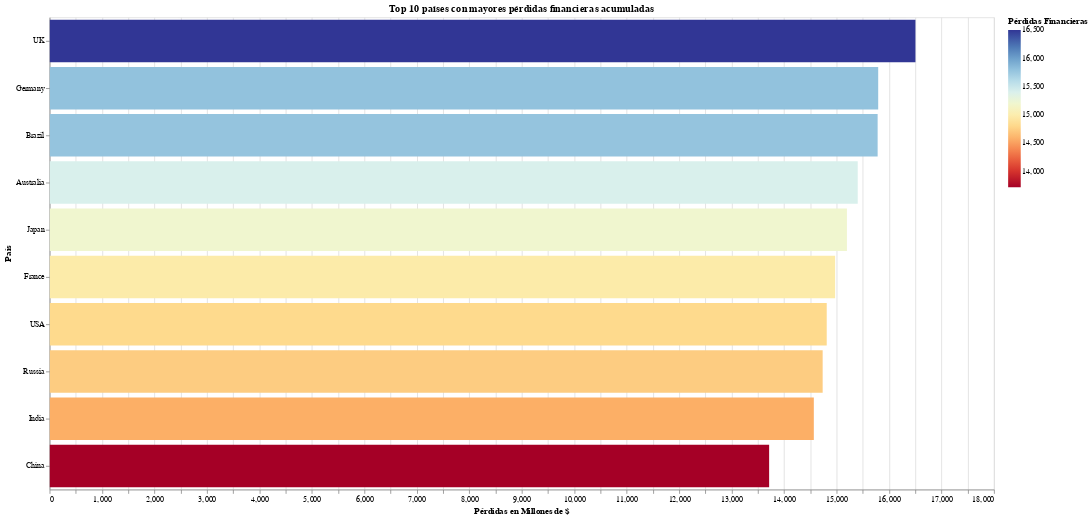

Notebook code cell kept with this figure:
### Markdown cell above
#**📊 Pregunta 2¿Qué países tuvieron las mayores pérdidas financieras acumuladas? 💣Top 10 Paises**

### Code cell
import pandas as pd
import altair as alt

perdidas_por_pais = df.groupby('País')['Pérdidas Financieras'].sum().reset_index()

perdidas_por_pais = perdidas_por_pais.sort_values(by='Pérdidas Financieras', ascending=False)

#Seleccionamos los 10 países con mayores pérdidas
top10_paises = perdidas_por_pais.head(10)

#CREAR GRAFICO DE BARRAS HORIZONTALES
grafico = alt.Chart(top10_paises).mark_bar().encode(
    x=alt.X('Pérdidas Financieras:Q', title='Pérdidas en Millones de $'),
    y=alt.Y('País:N', sort='-x', title='País'),
    tooltip=["País",  "Pérdidas Financieras"],
    color=alt.Color('Pérdidas Financieras:Q', scale=alt.Scale(scheme='redyellowblue'))
).properties(
    width=1200,
    height=600,
    title='Top 10 países con mayores pérdidas financieras acumuladas'
).interactive()

grafico

### Figure 1 — Vega-Lite specification as saved in the notebook (floating-point values rounded to 4 significant figures)
{"config": {"view": {"continuousWidth": 300, "continuousHeight": 300}}, "data": {"name": "data-99a6b85c8f647b8c1f35414dae2351bd"}, "mark": {"type": "bar"}, "encoding": {"color": {"field": "Pérdidas Financieras", "scale": {"scheme": "redyellowblue"}, "type": "quantitative"}, "tooltip": [{"field": "País", "type": "nominal"}, {"field": "Pérdidas Financieras", "type": "quantitative"}], "x": {"field": "Pérdidas Financieras", "title": "Pérdidas en Millones de $", "type": "quantitative"}, "y": {"field": "País", "sort": "-x", "title": "País", "type": "nominal"}}, "height": 600, "params": [{"name": "param_2", "select": {"type": "interval", "encodings": ["x", "y"]}, "bind": "scales"}], "title": "Top 10 países con mayores pérdidas financieras acumuladas", "width": 1200, "$schema": "https://vega.github.io/schema/vega-lite/v5.20.1.json", "datasets": {"data-99a6b85c8f647b8c1f35414dae2351bd": [{"País": "UK", "Pérdidas Financieras": 16500.0}, {"País": "Germany", "Pérdidas Financieras": 15790.0}, {"País": "Brazil", "Pérdidas Financieras": 15780.0}, {"País": "Australia", "Pérdidas Financieras": 15400.0}, {"País": "Japan", "Pérdidas Financieras": 15200.0}, {"País": "France", "Pérdidas Financieras": 14970.0}, {"País": "USA", "Pérdidas Financieras": 14810.0}, {"País": "Russia", "Pérdidas Financieras": 14730.0}, {"País": "India", "Pérdidas Financieras": 14570.0}, {"País": "China", "Pérdidas Financieras": 13710.0}]}}
